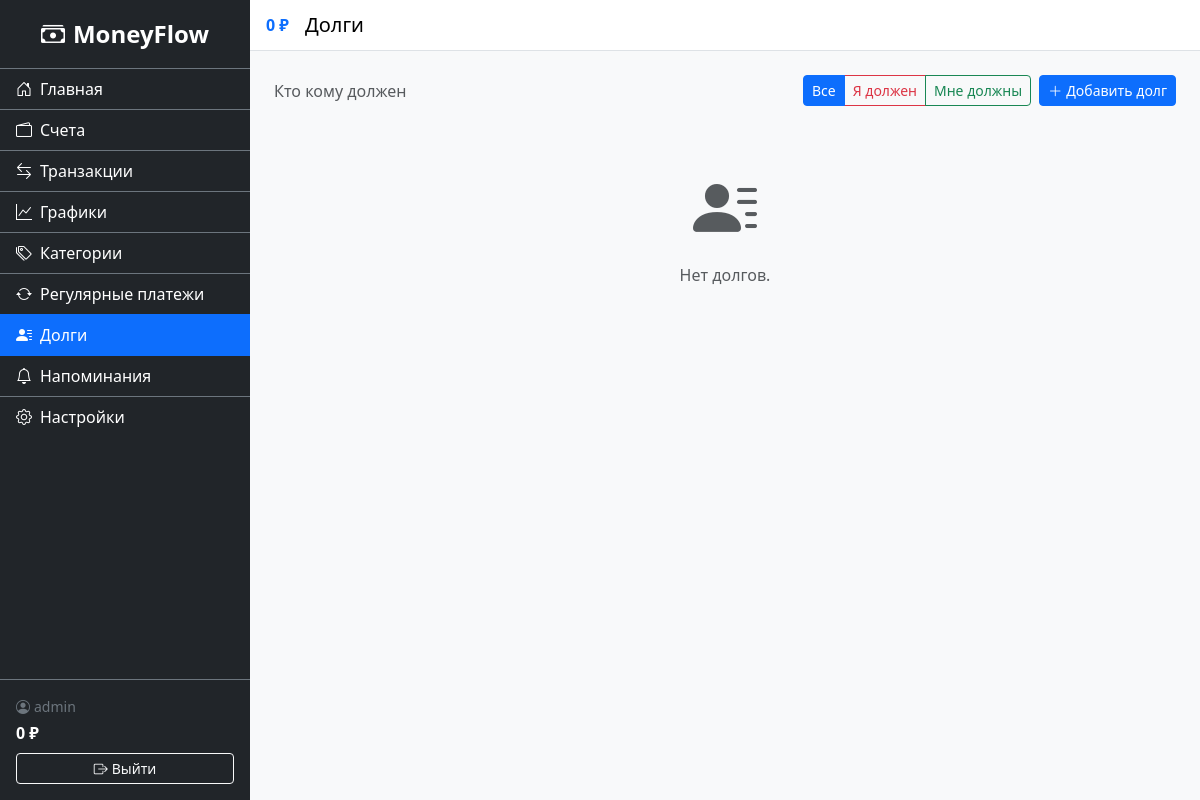
/finance/debts/ (signed in), run on an earlier commit of the app's database.
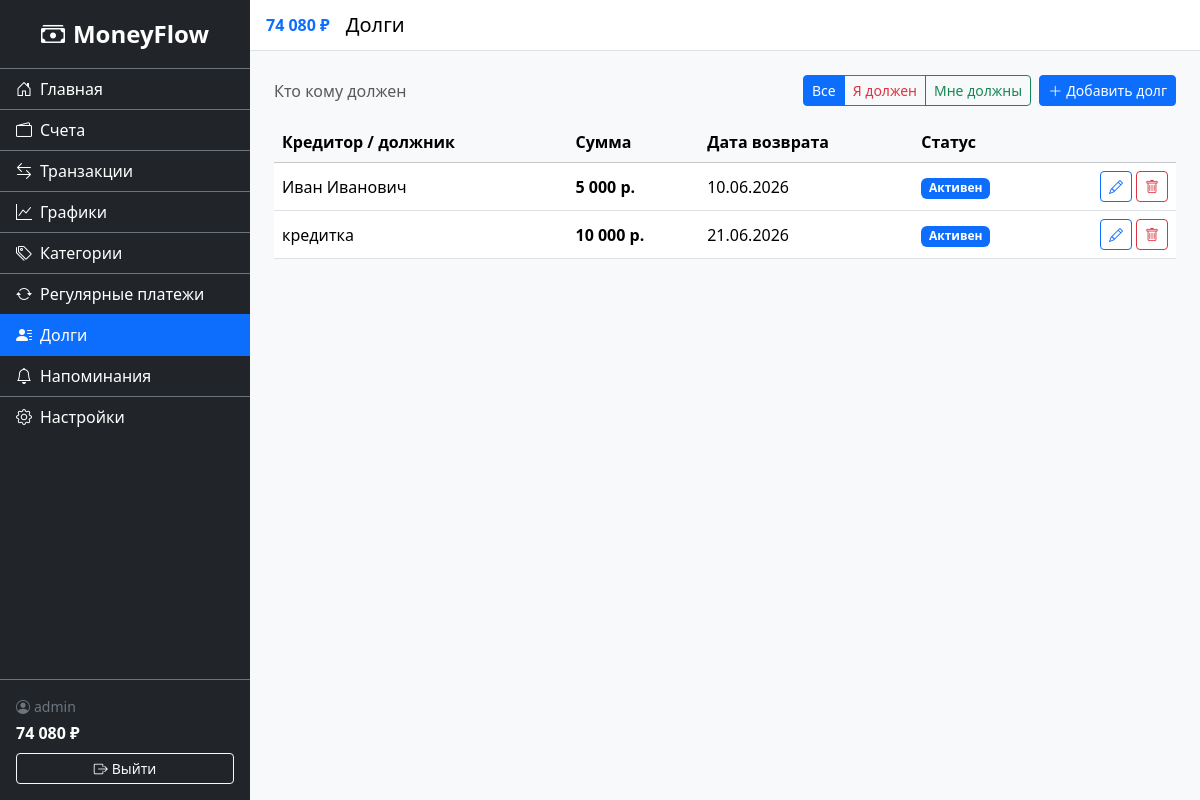
And on a later commit of the database.
### finance/models.py (models this page shows, shortened)
class Debt(models.Model):
    class DebtType(models.TextChoices):
        OWED_TO_ME = 'owed_to_me', 'Мне должны'
        I_OWE = 'i_owe', 'Я должен'
    class Status(models.TextChoices):
        ACTIVE = 'active', 'Активен'
        PAID = 'paid', 'Погашен'
        OVERDUE = 'overdue', 'Просрочен'
    user = models.ForeignKey(settings.AUTH_USER_MODEL, on_delete=models.CASCADE, related_name='debts')
    creditor_name = models.CharField('Кредитор / должник', max_length=200)
    amount = models.DecimalField('Сумма', max_digits=12, decimal_places=2, validators=[MinValueValidator(Decimal('0.01'))])
    type = models.CharField('Тип', max_length=10, choices=DebtType.choices)
    due_date = models.DateField('Дата возврата')
    status = models.CharField('Статус', max_length=10, choices=Status.choices, default=Status.ACTIVE)
    description = models.CharField('Описание', max_length=255, blank=True)
    created_at = models.DateTimeField('Дата создания', auto_now_add=True)
    class Meta:
        verbose_name = 'Долг'
        verbose_name_plural = 'Долги'
        ordering = ['status', 'due_date']

### finance/views.py (the view)
# urls.py: path('debts/', views.DebtListView.as_view(), name='debt_list'),
class DebtListView(LoginRequiredMixin, ListView):
    model = Debt
    template_name = 'finance/debt_list.html'
    context_object_name = 'debts'
    def get_queryset(self):
        qs = Debt.objects.filter(user=self.request.user)
        tab = self.request.GET.get('tab', '')
        if tab in ('owed_to_me', 'i_owe'):
            qs = qs.filter(type=tab)
        return qs
    def get_context_data(self, **kwargs):
        ctx = super().get_context_data(**kwargs)
        ctx['active_tab'] = self.request.GET.get('tab', 'all')
        return ctx

### finance/context_processors.py (called while the page is built)
def total_balance(request):
    if request.user.is_authenticated:
        balance = Account.objects.filter(user=request.user).aggregate(
            total=Sum('balance')
        )['total'] or 0
        return {'sidebar_balance': balance}
    return {'sidebar_balance': 0}

### finance/templatetags/finance_tags.py (called while the page is built)
@register.filter
def spaced(value):
    if value is None:
        return '0'
    num = float(value)
    is_neg = num < 0
    num = abs(num)
    int_part = int(num)
    frac = num - int_part
    int_str = str(int_part)
    result = ''
    while int_str:
        if len(int_str) <= 3:
            result = int_str + result
            int_str = ''
        else:
            result = ' ' + int_str[-3:] + result
            int_str = int_str[:-3]
    if frac >= 0.005:
        result += f'{frac:.2f}'[1:]
    return ('-' if is_neg else '') + result

### finance/templates/finance/debt_list.html (shortened to what this page needs)
{% extends 'base.html' %}
{% load finance_tags %}
{% block page_title %}Долги{% endblock %}
{% block content %}
<div class="d-flex justify-content-between align-items-center mb-3">
    <span class="text-muted">Кто кому должен</span>
    <div class="d-flex gap-2">
        <div class="btn-group" role="group">
            <a href="{% url 'finance:debt_list' %}" class="btn btn-outline-primary btn-sm {% if active_tab == 'all' %}active{% endif %}">Все</a>
            <a href="?tab=i_owe" class="btn btn-outline-danger btn-sm {% if active_tab == 'i_owe' %}active{% endif %}">Я должен</a>
            <a href="?tab=owed_to_me" class="btn btn-outline-success btn-sm {% if active_tab == 'owed_to_me' %}active{% endif %}">Мне должны</a>
        </div>
        {% if active_tab != 'all' %}
        <a href="{% url 'finance:debt_create' %}?type={{ active_tab }}" class="btn btn-primary btn-sm">
            <i class="bi bi-plus-lg me-1"></i>Добавить
        </a>
        {% else %}
        <a href="{% url 'finance:debt_create' %}" class="btn btn-primary btn-sm">
            <i class="bi bi-plus-lg me-1"></i>Добавить долг
        </a>
        {% endif %}
    </div>
</div>
{% if debts %}
<div class="table-responsive">
    <table class="table table-hover align-middle">
        <thead class="table-light">
            <tr>
                <th>Кредитор / должник</th>
                <th>Сумма</th>
                <th>Дата возврата</th>
                <th>Статус</th>
                <th></th>
            </tr>
        </thead>
        <tbody>
            {% for d in debts %}
            <tr>
                <td>{{ d.creditor_name }}</td>
                <td class="fw-bold">{{ d.amount|spaced }} р.</td>
                <td>{{ d.due_date|date:'d.m.Y' }}</td>
                <td>
                    {% if d.status == 'active' %}
                    <span class="badge bg-primary">Активен</span>
                    {% elif d.status == 'paid' %}
                    <span class="badge bg-success">Погашен</span>
                    {% else %}
                    <span class="badge bg-danger">Просрочен</span>
                    {% endif %}
                </td>
                <td>
                    <div class="d-flex gap-1 justify-content-end">
                        <a href="{% url 'finance:debt_update' d.pk %}" class="btn btn-outline-primary btn-sm">
                            <i class="bi bi-pencil"></i>
                        </a>
                        <a href="{% url 'finance:debt_delete' d.pk %}" class="btn btn-outline-danger btn-sm">
                            <i class="bi bi-trash"></i>
                        </a>
                    </div>
                </td>
            </tr>
            {% endfor %}
        </tbody>
    </table>
</div>
{% else %}
<div class="text-center text-muted py-5">
    <i class="bi bi-person-lines-fill display-3 d-block mb-3"></i>
    {% if active_tab == 'i_owe' %}
    Нет долгов, которые вы должны.
    {% elif active_tab == 'owed_to_me' %}
    Нет долгов, которые должны вам.
    {% else %}
    Нет долгов.
    {% endif %}
</div>
{% endif %}
{% endblock %}

### templates/base.html (shortened to what the changed rows need)
<!DOCTYPE html>
<html lang="ru">
<head>
    <link href="https://cdn.jsdelivr.net/npm/bootstrap@5.3.3/dist/css/bootstrap.min.css" rel="stylesheet">
    <link rel="stylesheet" href="https://cdn.jsdelivr.net/npm/bootstrap-icons@1.11.3/font/bootstrap-icons.css">
    {% load static %}
    {% load finance_tags %}
    <link rel="stylesheet" href="{% static 'css/styles.css' %}">
    <link rel="stylesheet" href="{% static 'css/dark-theme.css' %}" id="dark-theme" disabled>
</head>
<body>
    <div class="d-flex" id="wrapper">
        <div class="sidebar bg-dark text-white" id="sidebar-wrapper">
            <div class="sidebar-footer border-top border-secondary p-3 mt-auto">
                <span class="d-block small text-secondary">
                    <i class="bi bi-person-circle me-1"></i>{{ user.username }}
                </span>
                <span class="d-block fw-bold text-white fs-6 mt-1">
                    {{ sidebar_balance|spaced }} ₽
                </span>
                <form method="post" action="{% url 'accounts:logout' %}" class="mt-2">
                    <button type="submit" class="btn btn-outline-light btn-sm w-100">
                    </button>
                </form>
            </div>
        </div>
        <div id="page-content-wrapper" class="flex-grow-1">
            <nav class="navbar navbar-expand navbar-light bg-white border-bottom px-3">
                <span class="fw-bold me-3 text-primary">{{ sidebar_balance|spaced }} ₽</span>
                <span class="navbar-brand mb-0 h1 me-auto">{% block page_title %}Главная{% endblock %}</span>
            </nav>
            <div class="container-fluid p-4">
                {% block content %}{% endblock %}
            </div>
        </div>
    </div>
</body>
</html>

What changed in the data, as far as the page shows it:
added Debt: creditor_name "Иван Иванович", amount|spaced "5 000", due_date "10.06.2026", status "Активен"
added Debt: creditor_name "кредитка", amount|spaced "10 000", due_date "21.06.2026", status "Активен"
Also different on the page:
{{ sidebar_balance|spaced }}: "0" → "74 080"
text no longer shown: "Нет долгов."
text now shown: "Кредитор / должник Сумма Дата возврата Статус"
